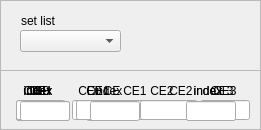
    <widget class="QFrame" name="sel_index_frame">
     <property name="geometry">
      <rect>
       <x>570</x>
       <y>10</y>
       <width>261</width>
       <height>130</height>
      </rect>
     </property>
     <property name="frameShape">
      <enum>QFrame::StyledPanel</enum>
     </property>
     <property name="frameShadow">
      <enum>QFrame::Raised</enum>
     </property>
     <widget class="QLabel" name="label_7">
      <property name="geometry">
       <rect>
        <x>10</x>
        <y>15</y>
        <width>56</width>
        <height>12</height>
       </rect>
      </property>
      <property name="text">
       <string>set list</string>
      </property>
      <property name="alignment">
       <set>Qt::AlignCenter</set>
      </property>
     </widget>
     <widget class="QFrame" name="sel_soc_index_all_frame">
      <property name="geometry">
       <rect>
        <x>0</x>
        <y>70</y>
        <width>261</width>
        <height>60</height>
       </rect>
      </property>
      <property name="frameShape">
       <enum>QFrame::StyledPanel</enum>
      </property>
      <property name="frameShadow">
       <enum>QFrame::Raised</enum>
      </property>
      <widget class="QLabel" name="index_2">
       <property name="geometry">
        <rect>
         <x>10</x>
         <y>15</y>
         <width>56</width>
         <height>12</height>
        </rect>
       </property>
       <property name="text">
        <string>index</string>
       </property>
       <property name="alignment">
        <set>Qt::AlignCenter</set>
       </property>
      </widget>
      <widget class="QLineEdit" name="all_index_txt">
       <property name="geometry">
        <rect>
         <x>16</x>
         <y>31</y>
         <width>50</width>
         <height>20</height>
        </rect>
       </property>
      </widget>
     </widget>
     <widget class="QComboBox" name="sel_soc_index_select">
      <property name="geometry">
       <rect>
        <x>20</x>
        <y>30</y>
        <width>101</width>
        <height>22</height>
       </rect>
      </property>
     </widget>
     <widget class="QFrame" name="sel_soc_index_ch_ce_frame">
      <property name="geometry">
       <rect>
        <x>0</x>
        <y>70</y>
        <width>261</width>
        <height>60</height>
       </rect>
      </property>
      <property name="frameShape">
       <enum>QFrame::StyledPanel</enum>
      </property>
      <property name="frameShadow">
       <enum>QFrame::Raised</enum>
      </property>
      <widget class="QLineEdit" name="ch_ce_index_txt">
       <property name="geometry">
        <rect>
         <x>186</x>
         <y>31</y>
         <width>50</width>
         <height>20</height>
        </rect>
       </property>
      </widget>
      <widget class="QLabel" name="index_16">
       <property name="geometry">
        <rect>
         <x>180</x>
         <y>15</y>
         <width>56</width>
         <height>12</height>
        </rect>
       </property>
       <property name="text">
        <string>index</string>
       </property>
       <property name="alignment">
        <set>Qt::AlignCenter</set>
       </property>
      </widget>
      <widget class="QLabel" name="index_17">
       <property name="geometry">
        <rect>
         <x>14</x>
         <y>15</y>
         <width>56</width>
         <height>12</height>
        </rect>
       </property>
       <property name="text">
        <string>CH</string>
       </property>
       <property name="alignment">
        <set>Qt::AlignCenter</set>
       </property>
      </widget>
      <widget class="QLineEdit" name="ch_ce_ch_txt">
       <property name="geometry">
        <rect>
         <x>20</x>
         <y>31</y>
         <width>50</width>
         <height>20</height>
        </rect>
       </property>
      </widget>
     </widget>
     <widget class="QFrame" name="sel_nand_index_all_frame">
      <property name="geometry">
       <rect>
        <x>0</x>
        <y>70</y>
        <width>261</width>
        <height>60</height>
       </rect>
      </property>
      <property name="frameShape">
       <enum>QFrame::StyledPanel</enum>
      </property>
      <property name="frameShadow">
       <enum>QFrame::Raised</enum>
      </property>
      <widget class="QLabel" name="index_3">
       <property name="geometry">
        <rect>
         <x>10</x>
         <y>15</y>
         <width>56</width>
         <height>12</height>
        </rect>
       </property>
       <property name="text">
        <string>index</string>
       </property>
       <property name="alignment">
        <set>Qt::AlignCenter</set>
       </property>
      </widget>
      <widget class="QLineEdit" name="all_index_txt_2">
       <property name="geometry">
        <rect>
         <x>16</x>
         <y>31</y>
         <width>50</width>
         <height>20</height>
        </rect>
       </property>
      </widget>
     </widget>
     <widget class="QFrame" name="sel_nand_index_ce_frame">
      <property name="geometry">
       <rect>
        <x>0</x>
        <y>70</y>
        <width>261</width>
        <height>60</height>
       </rect>
      </property>
      <property name="frameShape">
       <enum>QFrame::StyledPanel</enum>
      </property>
      <property name="frameShadow">
       <enum>QFrame::Raised</enum>
      </property>
      <widget class="QLabel" name="index_22">
       <property name="geometry">
        <rect>
         <x>10</x>
         <y>15</y>
         <width>56</width>
         <height>12</height>
        </rect>
       </property>
       <property name="text">
        <string>CE</string>
       </property>
       <property name="alignment">
        <set>Qt::AlignCenter</set>
       </property>
      </widget>
      <widget class="QLineEdit" name="ce_ce_txt_2">
       <property name="geometry">
        <rect>
         <x>16</x>
         <y>31</y>
         <width>50</width>
         <height>20</height>
        </rect>
       </property>
      </widget>
      <widget class="QLineEdit" name="ce_index_txt_2">
       <property name="geometry">
        <rect>
         <x>86</x>
         <y>31</y>
         <width>50</width>
         <height>20</height>
        </rect>
       </property>
      </widget>
      <widget class="QLabel" name="index_23">
       <property name="geometry">
        <rect>
         <x>80</x>
         <y>15</y>
         <width>56</width>
         <height>12</height>
        </rect>
       </property>
       <property name="text">
        <string>index</string>
       </property>
       <property name="alignment">
        <set>Qt::AlignCenter</set>
       </property>
      </widget>
     </widget>
     <widget class="QFrame" name="sel_nand_index_ch_frame">
      <property name="geometry">
       <rect>
        <x>0</x>
        <y>70</y>
        <width>261</width>
        <height>60</height>
       </rect>
      </property>
      <property name="frameShape">
       <enum>QFrame::StyledPanel</enum>
      </property>
      <property name="frameShadow">
       <enum>QFrame::Raised</enum>
      </property>
      <widget class="QLabel" name="index_24">
       <property name="geometry">
        <rect>
         <x>70</x>
         <y>15</y>
         <width>40</width>
         <height>12</height>
        </rect>
       </property>
       <property name="text">
        <string>CE0</string>
       </property>
       <property name="alignment">
        <set>Qt::AlignCenter</set>
       </property>
      </widget>
      <widget class="QLineEdit" name="ch_ce0_txt_2">
       <property name="geometry">
        <rect>
         <x>72</x>
         <y>30</y>
         <width>35</width>
         <height>20</height>
        </rect>
       </property>
      </widget>
      <widget class="QLineEdit" name="ch_ce1_txt_2">
       <property name="geometry">
        <rect>
         <x>117</x>
         <y>30</y>
         <width>35</width>
         <height>20</height>
        </rect>
       </property>
      </widget>
      <widget class="QLabel" name="index_25">
       <property name="geometry">
        <rect>
         <x>115</x>
         <y>15</y>
         <width>40</width>
         <height>12</height>
        </rect>
       </property>
       <property name="text">
        <string>CE1</string>
       </property>
       <property name="alignment">
        <set>Qt::AlignCenter</set>
       </property>
      </widget>
      <widget class="QLabel" name="index_26">
       <property name="geometry">
        <rect>
         <x>161</x>
         <y>15</y>
         <width>40</width>
         <height>12</height>
        </rect>
       </property>
       <property name="text">
        <string>CE2</string>
       </property>
       <property name="alignment">
        <set>Qt::AlignCenter</set>
       </property>
      </widget>
      <widget class="QLineEdit" name="ch_ce2_txt_2">
       <property name="geometry">
        <rect>
         <x>163</x>
         <y>30</y>
         <width>35</width>
         <height>20</height>
        </rect>
       </property>
      </widget>
      <widget class="QLabel" name="index_27">
       <property name="geometry">
        <rect>
         <x>205</x>
         <y>15</y>
         <width>40</width>
         <height>12</height>
        </rect>
       </property>
       <property name="text">
        <string>CE3</string>
       </property>
       <property name="alignment">
        <set>Qt::AlignCenter</set>
       </property>
      </widget>
      <widget class="QLineEdit" name="ch_ce3_txt_2">
       <property name="geometry">
        <rect>
         <x>207</x>
         <y>30</y>
         <width>35</width>
         <height>20</height>
        </rect>
       </property>
      </widget>
      <widget class="QLabel" name="index_28">
       <property name="geometry">
        <rect>
         <x>12</x>
         <y>15</y>
         <width>40</width>
         <height>12</height>
        </rect>
       </property>
       <property name="text">
        <string>CH</string>
       </property>
       <property name="alignment">
        <set>Qt::AlignCenter</set>
       </property>
      </widget>
      <widget class="QLineEdit" name="ch_ch_txt_2">
       <property name="geometry">
        <rect>
         <x>16</x>
         <y>30</y>
         <width>35</width>
         <height>20</height>
        </rect>
       </property>
      </widget>
     </widget>
     <widget class="QFrame" name="sel_nand_index_all_ch_frame">
      <property name="geometry">
       <rect>
        <x>0</x>
        <y>70</y>
        <width>261</width>
        <height>60</height>
       </rect>
      </property>
      <property name="frameShape">
       <enum>QFrame::StyledPanel</enum>
      </property>
      <property name="frameShadow">
       <enum>QFrame::Raised</enum>
      </property>
      <widget class="QLabel" name="index_29">
       <property name="geometry">
        <rect>
         <x>10</x>
         <y>15</y>
         <width>56</width>
         <height>12</height>
        </rect>
       </property>
       <property name="text">
        <string>CE0</string>
       </property>
       <property name="alignment">
        <set>Qt::AlignCenter</set>
       </property>
      </widget>
      <widget class="QLineEdit" name="all_ch_ce0_txt_2">
       <property name="geometry">
        <rect>
         <x>16</x>
         <y>30</y>
         <width>50</width>
         <height>20</height>
        </rect>
       </property>
      </widget>
      <widget class="QLineEdit" name="all_ch_ce1_txt_2">
       <property name="geometry">
        <rect>
         <x>76</x>
         <y>30</y>
         <width>50</width>
         <height>20</height>
        </rect>
       </property>
      </widget>
      <widget class="QLabel" name="index_30">
       <property name="geometry">
        <rect>
         <x>70</x>
         <y>15</y>
         <width>56</width>
         <height>12</height>
        </rect>
       </property>
       <property name="text">
        <string>CE1</string>
       </property>
       <property name="alignment">
        <set>Qt::AlignCenter</set>
       </property>
      </widget>
      <widget class="QLabel" name="index_31">
       <property name="geometry">
        <rect>
         <x>134</x>
         <y>15</y>
         <width>56</width>
         <height>12</height>
        </rect>
       </property>
       <property name="text">
        <string>CE2</string>
       </property>
       <property name="alignment">
        <set>Qt::AlignCenter</set>
       </property>
      </widget>
      <widget class="QLineEdit" name="all_ch_ce2_txt_2">
       <property name="geometry">
        <rect>
         <x>140</x>
         <y>30</y>
         <width>50</width>
         <height>20</height>
        </rect>
       </property>
      </widget>
      <widget class="QLabel" name="index_32">
       <property name="geometry">
        <rect>
         <x>194</x>
         <y>15</y>
         <width>56</width>
         <height>12</height>
        </rect>
       </property>
       <property name="text">
        <string>CE3</string>
       </property>
       <property name="alignment">
        <set>Qt::AlignCenter</set>
       </property>
      </widget>
      <widget class="QLineEdit" name="all_ch_ce3_txt_2">
       <property name="geometry">
        <rect>
         <x>200</x>
         <y>30</y>
         <width>50</width>
         <height>20</height>
        </rect>
       </property>
      </widget>
     </widget>
     <widget class="QFrame" name="sel_nand_index_ch_ce_frame">
      <property name="geometry">
       <rect>
        <x>0</x>
        <y>70</y>
        <width>261</width>
        <height>60</height>
       </rect>
      </property>
      <property name="frameShape">
       <enum>QFrame::StyledPanel</enum>
      </property>
      <property name="frameShadow">
       <enum>QFrame::Raised</enum>
      </property>
      <widget class="QLabel" name="index_33">
       <property name="geometry">
        <rect>
         <x>84</x>
         <y>15</y>
         <width>56</width>
         <height>12</height>
        </rect>
       </property>
       <property name="text">
        <string>CE</string>
       </property>
       <property name="alignment">
        <set>Qt::AlignCenter</set>
       </property>
      </widget>
      <widget class="QLineEdit" name="ch_ce_ce_txt_2">
       <property name="geometry">
        <rect>
         <x>90</x>
         <y>31</y>
         <width>50</width>
         <height>20</height>
        </rect>
       </property>
      </widget>
      <widget class="QLineEdit" name="ch_ce_index_txt_2">
       <property name="geometry">
        <rect>
         <x>186</x>
         <y>31</y>
         <width>50</width>
         <height>20</height>
        </rect>
       </property>
      </widget>
      <widget class="QLabel" name="index_34">
       <property name="geometry">
        <rect>
         <x>180</x>
         <y>15</y>
         <width>56</width>
         <height>12</height>
        </rect>
       </property>
       <property name="text">
        <string>index</string>
       </property>
       <property name="alignment">
        <set>Qt::AlignCenter</set>
       </property>
      </widget>
      <widget class="QLabel" name="index_35">
       <property name="geometry">
        <rect>
         <x>14</x>
         <y>15</y>
         <width>56</width>
         <height>12</height>
        </rect>
       </property>
       <property name="text">
        <string>CH</string>
       </property>
       <property name="alignment">
        <set>Qt::AlignCenter</set>
       </property>
      </widget>
      <widget class="QLineEdit" name="ch_ce_ch_txt_2">
       <property name="geometry">
        <rect>
         <x>20</x>
         <y>31</y>
         <width>50</width>
         <height>20</height>
        </rect>
       </property>
      </widget>
     </widget>
    </widget>
